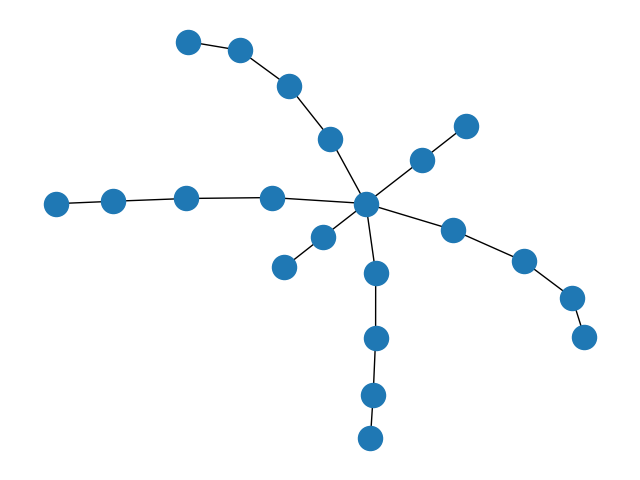

Reproduce this figure in Python.
import networkx as nx
import matplotlib.pyplot as plt



G = nx.Graph()

G.add_nodes_from([("node 1", {"name": "disjoint"}), ("node 2", {"name": "disjointTouch"}),
                  ("node 3", {"name": "meet"}), ("node 4", {"name": "overlapMeet"}),
                  ("node 5", {"name": "overlap"}), ("node 6", {"name": "overlapCoveredBy"}),
                  ("node 7", {"name": "overlapCovers"}), ("node 8", {"name": "coveredBy"}),
                  ("node 9", {"name": "overlapFully"}), ("node 10", {"name": "covers"}),
                  ("node 11", {"name": "insideTouch"}), ("node 14", {"name": "containsTouch"}),
                  ("node 15", {"name": "inside"}), ("node 17", {"name": "equals"}),
                  ("node 19", {"name": "contains"}), ("node 20", {"name": "embrace"}),
                  ("node 22", {"name": "attach"}), ("node 24", {"name": "embraceTouch"}),
                  ("node 27", {"name": "entwined"}), ("node 28", {"name": "overlapMinimally"}),
                  ("node 29", {"name": "overlapEntwined"})

                  ])
# Side disjoint to inside
G.add_edge("node 1", "node 2")
G.add_edge("node 2", "node 3")
G.add_edge("node 3", "node 4")
G.add_edge("node 4", "node 5")
G.add_edge("node 5", "node 6")
G.add_edge("node 6", "node 8")
G.add_edge("node 8", "node 11")
G.add_edge("node 11", "node 15")

# Side embrace to contains
G.add_edge("node 20", "node 24")
G.add_edge("node 24", "node 27")
G.add_edge("node 27", "node 29")
G.add_edge("node 29", "node 5")
G.add_edge("node 5", "node 7")
G.add_edge("node 7", "node 10")
G.add_edge("node 10", "node 14")
G.add_edge("node 14", "node 19")

# Center Line
G.add_edge("node 22", "node 28")
G.add_edge("node 28", "node 5")
G.add_edge("node 5", "node 9")
G.add_edge("node 9", "node 17")

nx.draw(G)
plt.show()

spl = dict(nx.all_pairs_shortest_path_length(G))

# 21
# print(spl["node 1"]["node 1"])
# print(spl["node 1"]["node 2"])
# print(spl["node 1"]["node 3"])
# print(spl["node 1"]["node 4"])
# print(spl["node 1"]["node 5"])
# print(spl["node 1"]["node 6"])
# print(spl["node 1"]["node 7"])
# print(spl["node 1"]["node 8"])
# print(spl["node 1"]["node 9"])
# print(spl["node 1"]["node 10"])
# print(spl["node 1"]["node 11"])
# print(spl["node 1"]["node 14"])
# print(spl["node 1"]["node 15"])
# print(spl["node 1"]["node 17"])
# print(spl["node 1"]["node 19"])
# print(spl["node 1"]["node 20"])
# print(spl["node 1"]["node 22"])
# print(spl["node 1"]["node 24"])
# print(spl["node 1"]["node 27"])
# print(spl["node 1"]["node 28"])
# print(spl["node 1"]["node 29"])


# print(spl["node 2"]["node 1"])
# print(spl["node 2"]["node 2"])
# print(spl["node 2"]["node 3"])
# print(spl["node 2"]["node 4"])
# print(spl["node 2"]["node 5"])
# print(spl["node 2"]["node 6"])
# print(spl["node 2"]["node 7"])
# print(spl["node 2"]["node 8"])
# print(spl["node 2"]["node 9"])
# print(spl["node 2"]["node 10"])
# print(spl["node 2"]["node 11"])
# print(spl["node 2"]["node 14"])
# print(spl["node 2"]["node 15"])
# print(spl["node 2"]["node 17"])
# print(spl["node 2"]["node 19"])
# print(spl["node 2"]["node 20"])
# print(spl["node 2"]["node 22"])
# print(spl["node 2"]["node 24"])
# print(spl["node 2"]["node 27"])
# print(spl["node 2"]["node 28"])
# print(spl["node 2"]["node 29"])



# print(spl["node 3"]["node 1"])
# print(spl["node 3"]["node 2"])
# print(spl["node 3"]["node 3"])
# print(spl["node 3"]["node 4"])
# print(spl["node 3"]["node 5"])
# print(spl["node 3"]["node 6"])
# print(spl["node 3"]["node 7"])
# print(spl["node 3"]["node 8"])
# print(spl["node 3"]["node 9"])
# print(spl["node 3"]["node 10"])
# print(spl["node 3"]["node 11"])
# print(spl["node 3"]["node 14"])
# print(spl["node 3"]["node 15"])
# print(spl["node 3"]["node 17"])
# print(spl["node 3"]["node 19"])
# print(spl["node 3"]["node 20"])
# print(spl["node 3"]["node 22"])
# print(spl["node 3"]["node 24"])
# print(spl["node 3"]["node 27"])
# print(spl["node 3"]["node 28"])
# print(spl["node 3"]["node 29"])


# print(spl["node 4"]["node 1"])
# print(spl["node 4"]["node 2"])
# print(spl["node 4"]["node 3"])
# print(spl["node 4"]["node 4"])
# print(spl["node 4"]["node 5"])
# print(spl["node 4"]["node 6"])
# print(spl["node 4"]["node 7"])
# print(spl["node 4"]["node 8"])
# print(spl["node 4"]["node 9"])
# print(spl["node 4"]["node 10"])
# print(spl["node 4"]["node 11"])
# print(spl["node 4"]["node 14"])
# print(spl["node 4"]["node 15"])
# print(spl["node 4"]["node 17"])
# print(spl["node 4"]["node 19"])
# print(spl["node 4"]["node 20"])
# print(spl["node 4"]["node 22"])
# print(spl["node 4"]["node 24"])
# print(spl["node 4"]["node 27"])
# print(spl["node 4"]["node 28"])
# print(spl["node 4"]["node 29"])



# print(spl["node 5"]["node 1"])
# print(spl["node 5"]["node 2"])
# print(spl["node 5"]["node 3"])
# print(spl["node 5"]["node 4"])
# print(spl["node 5"]["node 5"])
# print(spl["node 5"]["node 6"])
# print(spl["node 5"]["node 7"])
# print(spl["node 5"]["node 8"])
# print(spl["node 5"]["node 9"])
# print(spl["node 5"]["node 10"])
# print(spl["node 5"]["node 11"])
# print(spl["node 5"]["node 14"])
# print(spl["node 5"]["node 15"])
# print(spl["node 5"]["node 17"])
# print(spl["node 5"]["node 19"])
# print(spl["node 5"]["node 20"])
# print(spl["node 5"]["node 22"])
# print(spl["node 5"]["node 24"])
# print(spl["node 5"]["node 27"])
# print(spl["node 5"]["node 28"])
# print(spl["node 5"]["node 29"])



# print(spl["node 6"]["node 1"])
# print(spl["node 6"]["node 2"])
# print(spl["node 6"]["node 3"])
# print(spl["node 6"]["node 4"])
# print(spl["node 6"]["node 5"])
# print(spl["node 6"]["node 6"])
# print(spl["node 6"]["node 7"])
# print(spl["node 6"]["node 8"])
# print(spl["node 6"]["node 9"])
# print(spl["node 6"]["node 10"])
# print(spl["node 6"]["node 11"])
# print(spl["node 6"]["node 14"])
# print(spl["node 6"]["node 15"])
# print(spl["node 6"]["node 17"])
# print(spl["node 6"]["node 19"])
# print(spl["node 6"]["node 20"])
# print(spl["node 6"]["node 22"])
# print(spl["node 6"]["node 24"])
# print(spl["node 6"]["node 27"])
# print(spl["node 6"]["node 28"])
# print(spl["node 6"]["node 29"])



# print(spl["node 7"]["node 1"])
# print(spl["node 7"]["node 2"])
# print(spl["node 7"]["node 3"])
# print(spl["node 7"]["node 4"])
# print(spl["node 7"]["node 5"])
# print(spl["node 7"]["node 6"])
# print(spl["node 7"]["node 7"])
# print(spl["node 7"]["node 8"])
# print(spl["node 7"]["node 9"])
# print(spl["node 7"]["node 10"])
# print(spl["node 7"]["node 11"])
# print(spl["node 7"]["node 14"])
# print(spl["node 7"]["node 15"])
# print(spl["node 7"]["node 17"])
# print(spl["node 7"]["node 19"])
# print(spl["node 7"]["node 20"])
# print(spl["node 7"]["node 22"])
# print(spl["node 7"]["node 24"])
# print(spl["node 7"]["node 27"])
# print(spl["node 7"]["node 28"])
# print(spl["node 7"]["node 29"])



# print(spl["node 8"]["node 1"])
# print(spl["node 8"]["node 2"])
# print(spl["node 8"]["node 3"])
# print(spl["node 8"]["node 4"])
# print(spl["node 8"]["node 5"])
# print(spl["node 8"]["node 6"])
# print(spl["node 8"]["node 7"])
# print(spl["node 8"]["node 8"])
# print(spl["node 8"]["node 9"])
# print(spl["node 8"]["node 10"])
# print(spl["node 8"]["node 11"])
# print(spl["node 8"]["node 14"])
# print(spl["node 8"]["node 15"])
# print(spl["node 8"]["node 17"])
# print(spl["node 8"]["node 19"])
# print(spl["node 8"]["node 20"])
# print(spl["node 8"]["node 22"])
# print(spl["node 8"]["node 24"])
# print(spl["node 8"]["node 27"])
# print(spl["node 8"]["node 28"])
# print(spl["node 8"]["node 29"])



# print(spl["node 9"]["node 1"])
# print(spl["node 9"]["node 2"])
# print(spl["node 9"]["node 3"])
# print(spl["node 9"]["node 4"])
# print(spl["node 9"]["node 5"])
# print(spl["node 9"]["node 6"])
# print(spl["node 9"]["node 7"])
# print(spl["node 9"]["node 8"])
# print(spl["node 9"]["node 9"])
# print(spl["node 9"]["node 10"])
# print(spl["node 9"]["node 11"])
# print(spl["node 9"]["node 14"])
# print(spl["node 9"]["node 15"])
# print(spl["node 9"]["node 17"])
# print(spl["node 9"]["node 19"])
# print(spl["node 9"]["node 20"])
# print(spl["node 9"]["node 22"])
# print(spl["node 9"]["node 24"])
# print(spl["node 9"]["node 27"])
# print(spl["node 9"]["node 28"])
# print(spl["node 9"]["node 29"])


#
# print(spl["node 10"]["node 1"])
# print(spl["node 10"]["node 2"])
# print(spl["node 10"]["node 3"])
# print(spl["node 10"]["node 4"])
# print(spl["node 10"]["node 5"])
# print(spl["node 10"]["node 6"])
# print(spl["node 10"]["node 7"])
# print(spl["node 10"]["node 8"])
# print(spl["node 10"]["node 9"])
# print(spl["node 10"]["node 10"])
# print(spl["node 10"]["node 11"])
# print(spl["node 10"]["node 14"])
# print(spl["node 10"]["node 15"])
# print(spl["node 10"]["node 17"])
# print(spl["node 10"]["node 19"])
# print(spl["node 10"]["node 20"])
# print(spl["node 10"]["node 22"])
# print(spl["node 10"]["node 24"])
# print(spl["node 10"]["node 27"])
# print(spl["node 10"]["node 28"])
# print(spl["node 10"]["node 29"])


#
# print(spl["node 11"]["node 1"])
# print(spl["node 11"]["node 2"])
# print(spl["node 11"]["node 3"])
# print(spl["node 11"]["node 4"])
# print(spl["node 11"]["node 5"])
# print(spl["node 11"]["node 6"])
# print(spl["node 11"]["node 7"])
# print(spl["node 11"]["node 8"])
# print(spl["node 11"]["node 9"])
# print(spl["node 11"]["node 10"])
# print(spl["node 11"]["node 11"])
# print(spl["node 11"]["node 14"])
# print(spl["node 11"]["node 15"])
# print(spl["node 11"]["node 17"])
# print(spl["node 11"]["node 19"])
# print(spl["node 11"]["node 20"])
# print(spl["node 11"]["node 22"])
# print(spl["node 11"]["node 24"])
# print(spl["node 11"]["node 27"])
# print(spl["node 11"]["node 28"])
# print(spl["node 11"]["node 29"])



# print(spl["node 14"]["node 1"])
# print(spl["node 14"]["node 2"])
# print(spl["node 14"]["node 3"])
# print(spl["node 14"]["node 4"])
# print(spl["node 14"]["node 5"])
# print(spl["node 14"]["node 6"])
# print(spl["node 14"]["node 7"])
# print(spl["node 14"]["node 8"])
# print(spl["node 14"]["node 9"])
# print(spl["node 14"]["node 10"])
# print(spl["node 14"]["node 11"])
# print(spl["node 14"]["node 14"])
# print(spl["node 14"]["node 15"])
# print(spl["node 14"]["node 17"])
# print(spl["node 14"]["node 19"])
# print(spl["node 14"]["node 20"])
# print(spl["node 14"]["node 22"])
# print(spl["node 14"]["node 24"])
# print(spl["node 14"]["node 27"])
# print(spl["node 14"]["node 28"])
# print(spl["node 14"]["node 29"])




# print(spl["node 15"]["node 1"])
# print(spl["node 15"]["node 2"])
# print(spl["node 15"]["node 3"])
# print(spl["node 15"]["node 4"])
# print(spl["node 15"]["node 5"])
# print(spl["node 15"]["node 6"])
# print(spl["node 15"]["node 7"])
# print(spl["node 15"]["node 8"])
# print(spl["node 15"]["node 9"])
# print(spl["node 15"]["node 10"])
# print(spl["node 15"]["node 11"])
# print(spl["node 15"]["node 14"])
# print(spl["node 15"]["node 15"])
# print(spl["node 15"]["node 17"])
# print(spl["node 15"]["node 19"])
# print(spl["node 15"]["node 20"])
# print(spl["node 15"]["node 22"])
# print(spl["node 15"]["node 24"])
# print(spl["node 15"]["node 27"])
# print(spl["node 15"]["node 28"])
# print(spl["node 15"]["node 29"])



# print(spl["node 17"]["node 1"])
# print(spl["node 17"]["node 2"])
# print(spl["node 17"]["node 3"])
# print(spl["node 17"]["node 4"])
# print(spl["node 17"]["node 5"])
# print(spl["node 17"]["node 6"])
# print(spl["node 17"]["node 7"])
# print(spl["node 17"]["node 8"])
# print(spl["node 17"]["node 9"])
# print(spl["node 17"]["node 10"])
# print(spl["node 17"]["node 11"])
# print(spl["node 17"]["node 14"])
# print(spl["node 17"]["node 15"])
# print(spl["node 17"]["node 17"])
# print(spl["node 17"]["node 19"])
# print(spl["node 17"]["node 20"])
# print(spl["node 17"]["node 22"])
# print(spl["node 17"]["node 24"])
# print(spl["node 17"]["node 27"])
# print(spl["node 17"]["node 28"])
# print(spl["node 17"]["node 29"])



# print(spl["node 19"]["node 1"])
# print(spl["node 19"]["node 2"])
# print(spl["node 19"]["node 3"])
# print(spl["node 19"]["node 4"])
# print(spl["node 19"]["node 5"])
# print(spl["node 19"]["node 6"])
# print(spl["node 19"]["node 7"])
# print(spl["node 19"]["node 8"])
# print(spl["node 19"]["node 9"])
# print(spl["node 19"]["node 10"])
# print(spl["node 19"]["node 11"])
# print(spl["node 19"]["node 14"])
# print(spl["node 19"]["node 15"])
# print(spl["node 19"]["node 17"])
# print(spl["node 19"]["node 19"])
# print(spl["node 19"]["node 20"])
# print(spl["node 19"]["node 22"])
# print(spl["node 19"]["node 24"])
# print(spl["node 19"]["node 27"])
# print(spl["node 19"]["node 28"])
# print(spl["node 19"]["node 29"])

# print(spl["node 20"]["node 1"])
# print(spl["node 20"]["node 2"])
# print(spl["node 20"]["node 3"])
# print(spl["node 20"]["node 4"])
# print(spl["node 20"]["node 5"])
# print(spl["node 20"]["node 6"])
# print(spl["node 20"]["node 7"])
# print(spl["node 20"]["node 8"])
# print(spl["node 20"]["node 9"])
# print(spl["node 20"]["node 10"])
# print(spl["node 20"]["node 11"])
# print(spl["node 20"]["node 14"])
# print(spl["node 20"]["node 15"])
# print(spl["node 20"]["node 17"])
# print(spl["node 20"]["node 19"])
# print(spl["node 20"]["node 20"])
# print(spl["node 20"]["node 22"])
# print(spl["node 20"]["node 24"])
# print(spl["node 20"]["node 27"])
# print(spl["node 20"]["node 28"])
# print(spl["node 20"]["node 29"])



# print(spl["node 22"]["node 1"])
# print(spl["node 22"]["node 2"])
# print(spl["node 22"]["node 3"])
# print(spl["node 22"]["node 4"])
# print(spl["node 22"]["node 5"])
# print(spl["node 22"]["node 6"])
# print(spl["node 22"]["node 7"])
# print(spl["node 22"]["node 8"])
# print(spl["node 22"]["node 9"])
# print(spl["node 22"]["node 10"])
# print(spl["node 22"]["node 11"])
# print(spl["node 22"]["node 14"])
# print(spl["node 22"]["node 15"])
# print(spl["node 22"]["node 17"])
# print(spl["node 22"]["node 19"])
# print(spl["node 22"]["node 20"])
# print(spl["node 22"]["node 22"])
# print(spl["node 22"]["node 24"])
# print(spl["node 22"]["node 27"])
# print(spl["node 22"]["node 28"])
# print(spl["node 22"]["node 29"])

# print(spl["node 24"]["node 1"])
# print(spl["node 24"]["node 2"])
# print(spl["node 24"]["node 3"])
# print(spl["node 24"]["node 4"])
# print(spl["node 24"]["node 5"])
# print(spl["node 24"]["node 6"])
# print(spl["node 24"]["node 7"])
# print(spl["node 24"]["node 8"])
# print(spl["node 24"]["node 9"])
# print(spl["node 24"]["node 10"])
# print(spl["node 24"]["node 11"])
# print(spl["node 24"]["node 14"])
# print(spl["node 24"]["node 15"])
# print(spl["node 24"]["node 17"])
# print(spl["node 24"]["node 19"])
# print(spl["node 24"]["node 20"])
# print(spl["node 24"]["node 22"])
# print(spl["node 24"]["node 24"])
# print(spl["node 24"]["node 27"])
# print(spl["node 24"]["node 28"])
# print(spl["node 24"]["node 29"])

# print(spl["node 27"]["node 1"])
# print(spl["node 27"]["node 2"])
# print(spl["node 27"]["node 3"])
# print(spl["node 27"]["node 4"])
# print(spl["node 27"]["node 5"])
# print(spl["node 27"]["node 6"])
# print(spl["node 27"]["node 7"])
# print(spl["node 27"]["node 8"])
# print(spl["node 27"]["node 9"])
# print(spl["node 27"]["node 10"])
# print(spl["node 27"]["node 11"])
# print(spl["node 27"]["node 14"])
# print(spl["node 27"]["node 15"])
# print(spl["node 27"]["node 17"])
# print(spl["node 27"]["node 19"])
# print(spl["node 27"]["node 20"])
# print(spl["node 27"]["node 22"])
# print(spl["node 27"]["node 24"])
# print(spl["node 27"]["node 27"])
# print(spl["node 27"]["node 28"])
# print(spl["node 27"]["node 29"])


# print(spl["node 28"]["node 1"])
# print(spl["node 28"]["node 2"])
# print(spl["node 28"]["node 3"])
# print(spl["node 28"]["node 4"])
# print(spl["node 28"]["node 5"])
# print(spl["node 28"]["node 6"])
# print(spl["node 28"]["node 7"])
# print(spl["node 28"]["node 8"])
# print(spl["node 28"]["node 9"])
# print(spl["node 28"]["node 10"])
# print(spl["node 28"]["node 11"])
# print(spl["node 28"]["node 14"])
# print(spl["node 28"]["node 15"])
# print(spl["node 28"]["node 17"])
# print(spl["node 28"]["node 19"])
# print(spl["node 28"]["node 20"])
# print(spl["node 28"]["node 22"])
# print(spl["node 28"]["node 24"])
# print(spl["node 28"]["node 27"])
# print(spl["node 28"]["node 28"])
# print(spl["node 28"]["node 29"])



# print(spl["node 29"]["node 1"])
# print(spl["node 29"]["node 2"])
# print(spl["node 29"]["node 3"])
# print(spl["node 29"]["node 4"])
# print(spl["node 29"]["node 5"])
# print(spl["node 29"]["node 6"])
# print(spl["node 29"]["node 7"])
# print(spl["node 29"]["node 8"])
# print(spl["node 29"]["node 9"])
# print(spl["node 29"]["node 10"])
# print(spl["node 29"]["node 11"])
# print(spl["node 29"]["node 14"])
# print(spl["node 29"]["node 15"])
# print(spl["node 29"]["node 17"])
# print(spl["node 29"]["node 19"])
# print(spl["node 29"]["node 20"])
# print(spl["node 29"]["node 22"])
# print(spl["node 29"]["node 24"])
# print(spl["node 29"]["node 27"])
# print(spl["node 29"]["node 28"])
# print(spl["node 29"]["node 29"])
